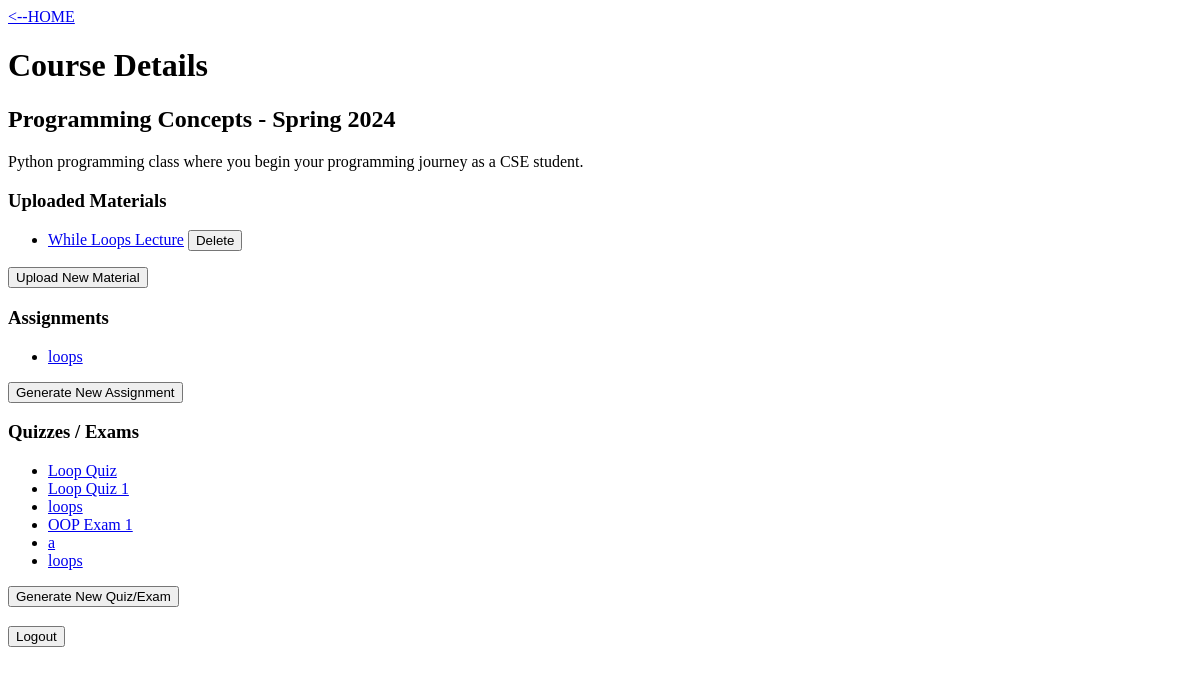
The page /course/4/ (signed in) on the database as committed earlier.
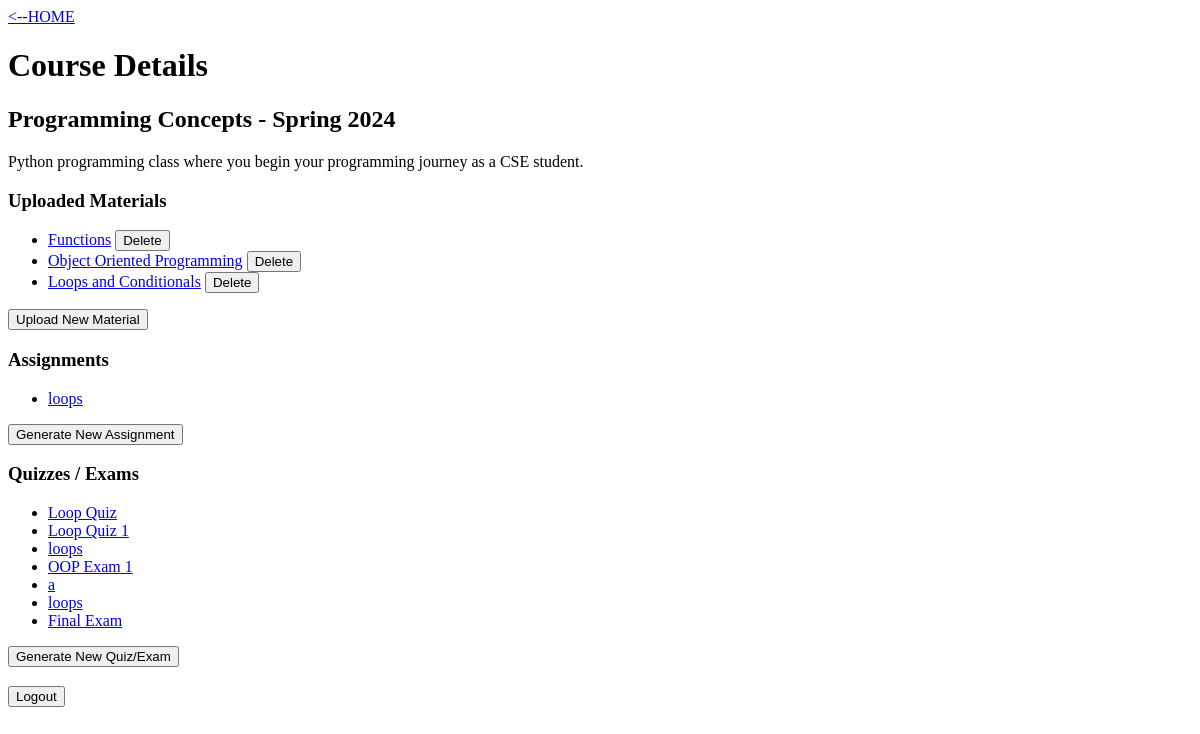
The same page on the database as committed later.
### courses/models.py (models this page shows, shortened)
class Course(models.Model):
    professor = models.ForeignKey(User, on_delete=models.CASCADE)
    title = models.CharField(max_length=200)
    course_OASIS_id = models.CharField(max_length=200, default="AAA111")
    description = models.TextField()
    semester = models.CharField(max_length=200)
    year = models.IntegerField()

class UploadedMaterial(models.Model):
    course = models.ForeignKey(Course, on_delete=models.CASCADE)
    title = models.CharField(max_length=200)
    file = models.FileField(upload_to='templates/courses/materials/')
    text = models.TextField(default="")

class Assignment(models.Model):
    course = models.ForeignKey(Course, on_delete=models.CASCADE)
    title = models.CharField(max_length=200)
    description = models.TextField()
    content = models.TextField(default="Assignment content will be generated here")
    answerkey = models.TextField(default="Answer key will be generated here")

class Quiz(models.Model):
    course = models.ForeignKey(Course, on_delete=models.CASCADE)
    title = models.CharField(max_length=200)
    description = models.TextField()
    questions = models.TextField()
    answerkey = models.TextField()

### courses/views/course_views.py (the view)
# urls.py: path('course/<int:course_id>/', course_views.course_detail, name='course_detail'),
@login_required
def course_detail(request, course_id):
    if not request.user.is_authenticated:
        return redirect('login')
    course = get_object_or_404(Course, id=course_id)
    course_materials = UploadedMaterial.objects.filter(course=course)
    return render(request, 'courses/course_detail.html', {'course': course, 'course_materials': course_materials})

### courses/templates/courses/course_detail.html (shortened to what this page needs)
<a href="{% url 'course_list'%}"> <--HOME</a>
{% block content %}
    <h1>Course Details</h1>
    <h2>{{ course.title }} - {{course.semester}} {{course.year}}</h2>
    <p>{{ course.description }}</p>
    <h3>Uploaded Materials</h3>
    <ul>
        {% for material in course_materials %}
        <li>
            <a href="{% url 'material_detail' course.id material.id %}">{{ material.title }}</a>
            <form action="{% url 'delete_material' course.id material.id %}" method="post" style="display: inline;">
                <button type="submit" onclick="return confirm('Are you sure you want to delete this material?');">Delete</button>
            </form>
        </li>
        {% endfor %}
    </ul>
    <button onclick="window.location.href='/course/{{ course.id }}/upload';">Upload New Material</button>
    <h3>Assignments</h3>
    <ul>
        {% for assignment in course.assignment_set.all %}
        <li><a href="{% url 'assignment_detail' course.id assignment.id %}">{{ assignment.title }}</a>
        </li>
        {% endfor %}
    </ul>
    <button onclick="window.location.href='/course/{{ course.id }}/assignment/new';">Generate New Assignment</button>
    <h3>Quizzes / Exams</h3>
    <ul>
        {% for quiz in course.quiz_set.all %}
        <li><a href="{% url 'quiz_detail' course.id quiz.id %}">{{ quiz.title }}</a>
        </li>
        {% endfor %}
    </ul>
    <button onclick="window.location.href='/course/{{ course.id }}/quiz/new';">Generate New Quiz/Exam</button>
    <button onclick="window.location.href='/logout/'">Logout</button>
{% endblock %}

Rows that differ between the two databases and show on the page:
removed UploadedMaterial: title "While Loops Lecture"
added UploadedMaterial: title "Functions"
added UploadedMaterial: title "Object Oriented Programming"
added UploadedMaterial: title "Loops and Conditionals"
added Quiz: title "Final Exam"
